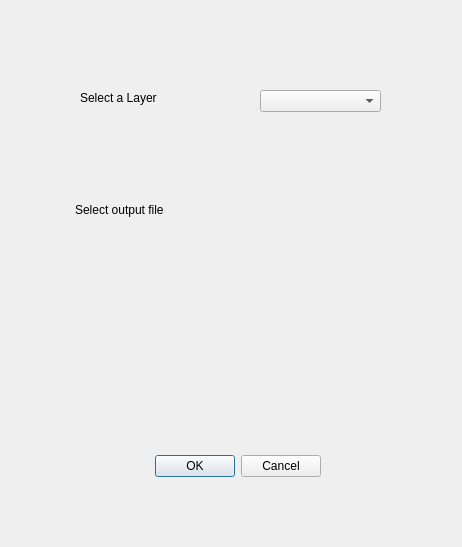
<?xml version="1.0" encoding="UTF-8"?>
<ui version="4.0">
 <class>sam_qgisDialogBase</class>
 <widget class="QDialog" name="sam_qgisDialogBase">
  <property name="geometry">
   <rect>
    <x>0</x>
    <y>0</y>
    <width>462</width>
    <height>547</height>
   </rect>
  </property>
  <property name="windowTitle">
   <string>Segment Anything QGIS</string>
  </property>
  <widget class="QDialogButtonBox" name="button_box">
   <property name="geometry">
    <rect>
     <x>100</x>
     <y>450</y>
     <width>221</width>
     <height>32</height>
    </rect>
   </property>
   <property name="orientation">
    <enum>Qt::Horizontal</enum>
   </property>
   <property name="standardButtons">
    <set>QDialogButtonBox::Cancel|QDialogButtonBox::Ok</set>
   </property>
  </widget>
  <widget class="QLabel" name="label">
   <property name="geometry">
    <rect>
     <x>80</x>
     <y>90</y>
     <width>91</width>
     <height>16</height>
    </rect>
   </property>
   <property name="text">
    <string>Select a Layer</string>
   </property>
  </widget>
  <widget class="QLabel" name="label_2">
   <property name="geometry">
    <rect>
     <x>75</x>
     <y>200</y>
     <width>111</width>
     <height>20</height>
    </rect>
   </property>
   <property name="text">
    <string>Select output file</string>
   </property>
  </widget>
  <widget class="QComboBox" name="comboBox">
   <property name="geometry">
    <rect>
     <x>260</x>
     <y>90</y>
     <width>121</width>
     <height>22</height>
    </rect>
   </property>
  </widget>
  <widget class="QgsFileWidget" name="mQgsFileWidget">
   <property name="geometry">
    <rect>
     <x>260</x>
     <y>200</y>
     <width>151</width>
     <height>27</height>
    </rect>
   </property>
  </widget>
 </widget>
 <customwidgets>
  <customwidget>
   <class>QgsFileWidget</class>
   <extends>QWidget</extends>
   <header>qgsfilewidget.h</header>
  </customwidget>
 </customwidgets>
 <resources/>
 <connections>
  <connection>
   <sender>button_box</sender>
   <signal>accepted()</signal>
   <receiver>sam_qgisDialogBase</receiver>
   <slot>accept()</slot>
   <hints>
    <hint type="sourcelabel">
     <x>20</x>
     <y>20</y>
    </hint>
    <hint type="destinationlabel">
     <x>20</x>
     <y>20</y>
    </hint>
   </hints>
  </connection>
  <connection>
   <sender>button_box</sender>
   <signal>rejected()</signal>
   <receiver>sam_qgisDialogBase</receiver>
   <slot>reject()</slot>
   <hints>
    <hint type="sourcelabel">
     <x>20</x>
     <y>20</y>
    </hint>
    <hint type="destinationlabel">
     <x>20</x>
     <y>20</y>
    </hint>
   </hints>
  </connection>
 </connections>
</ui>
